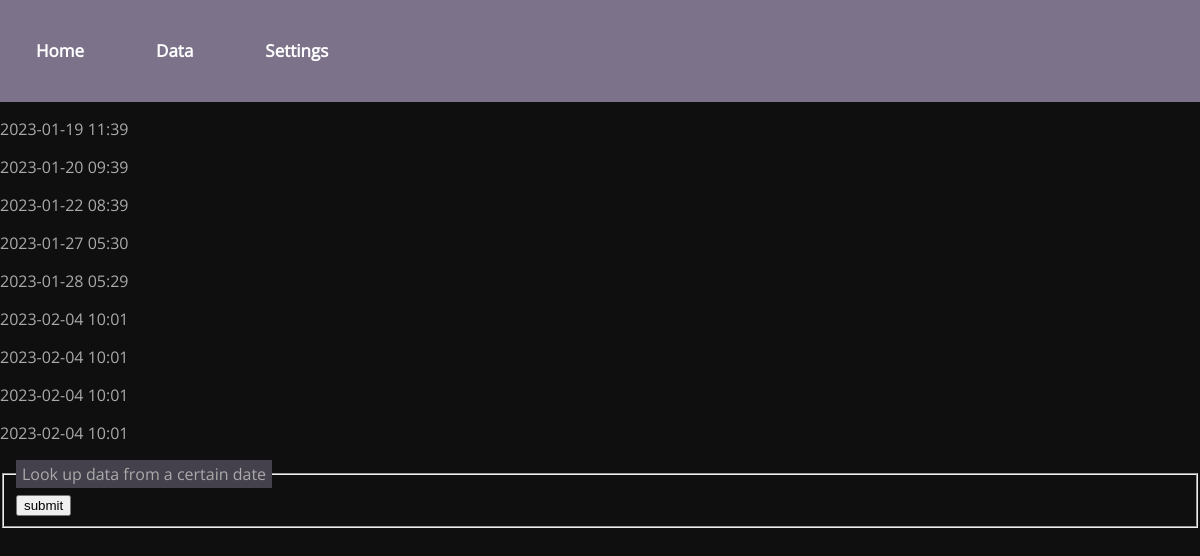
The page /filament/data/ on the database its author committed.
### light_monitoring/models.py (models this page shows, shortened)
class Data_Entry(models.Model):
    startTime = models.DateTimeField(default=None)
    endTime = models.DateTimeField(default=None)
    class Meta:
        app_label  = 'light_monitoring' # Needed for dataSaving.py

### light_monitoring/views.py (the view)
# urls.py: path('data/', data, name="data"),
def data(request):
    context = {
        "data_entries": Data_Entry.objects.all().order_by("endTime")
    }
    return render(request, 'light_monitoring/data.html', context)

### light_monitoring/templates/light_monitoring/data.html (shortened to what this page needs)
{% extends 'base.html' %}
{%block body%}
    {% for entry in data_entries%}
        <p>{{entry.endTime|date:'Y-m-d h:i'}}</p>
    {% endfor %}
    <fieldset>
        <legend>Look up data from a certain date</legend>
        <form method="GET">
            <input type="submit" value="submit">
        </form>
</fieldset>
{%endblock%}

### light_monitoring/static/light_monitoring/style.css (style rules this page uses)
body { font-family:"Open Sans"; background-color: rgb(15, 15, 15); color: rgb(170, 170, 170); margin: 0; padding: 0; }
legend { background-color: rgb(68, 65, 77); color: rgb(170, 170, 170); padding: 3px 6px; }

### rows shown on the page
Data_Entry: endTime "2023-01-19 11:39"
Data_Entry: endTime "2023-01-20 09:39"
Data_Entry: endTime "2023-01-22 08:39"
Data_Entry: endTime "2023-01-27 05:30"
Data_Entry: endTime "2023-01-28 05:29"
Data_Entry: endTime "2023-02-04 10:01"
Data_Entry: endTime "2023-02-04 10:01"
Data_Entry: endTime "2023-02-04 10:01"
Data_Entry: endTime "2023-02-04 10:01"
